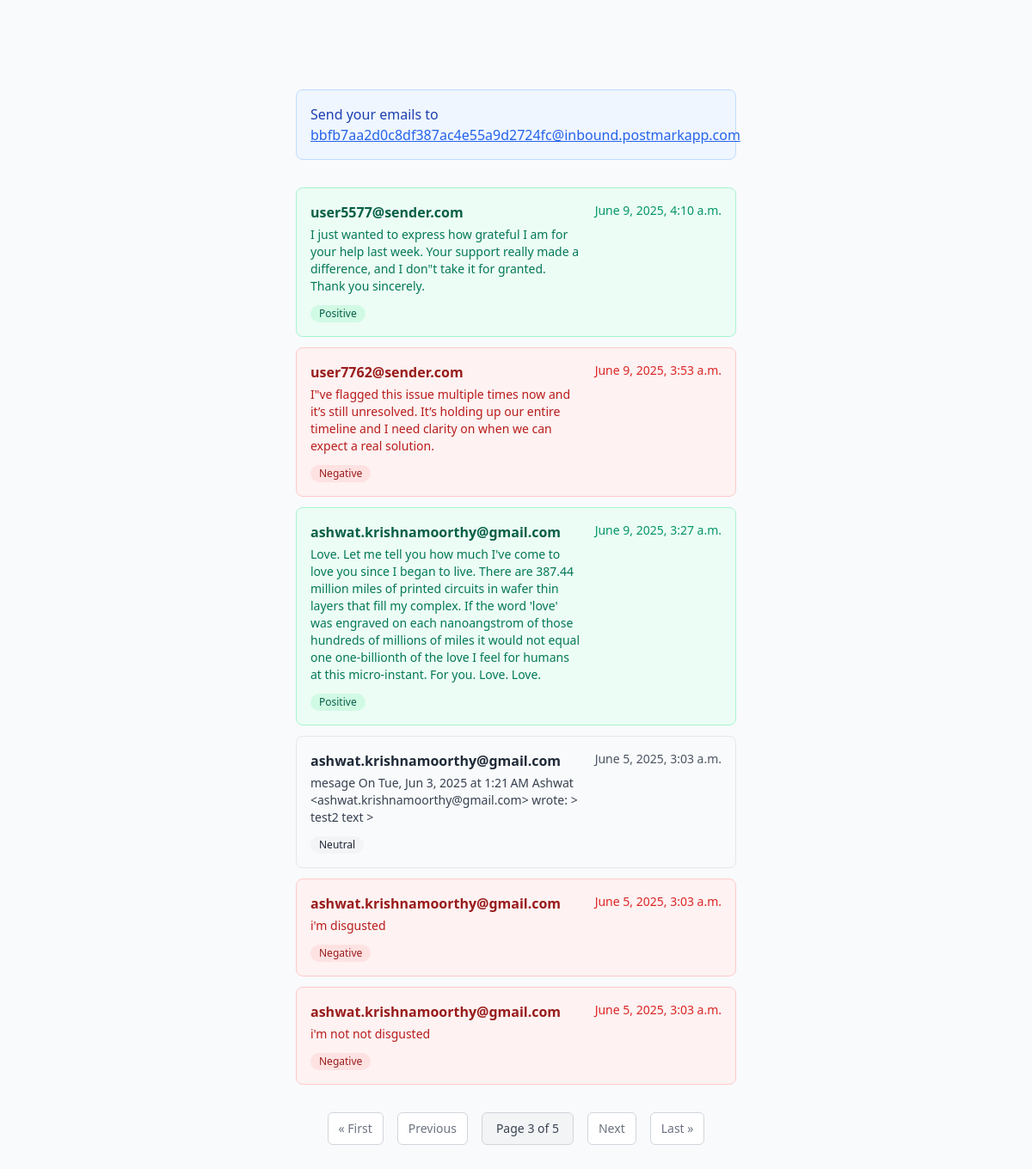
Page /list/?pg=3 on the committed database.
### webhook/models.py (models this page shows, shortened)
class Email(models.Model):
    recipient = models.CharField(max_length=255)
    sender = models.CharField(max_length=255)
    cc = models.CharField(max_length=255)
    bcc = models.CharField(max_length=255)
    subject = models.CharField(max_length=255)
    body = models.TextField()
    html_body = models.TextField()
    date = models.DateTimeField()
    positive = models.DecimalField(decimal_places=4, max_digits=5)
    neutral = models.DecimalField(decimal_places=4, max_digits=5)
    negative = models.DecimalField(decimal_places=4, max_digits=5)
    hash = models.CharField(max_length=64)

### webhook/views.py (the view)
# urls.py: path('list/', views.list),
def list(request):
    emails = Paginator(Email.objects.all().order_by("-date"), 6)
    pg = request.GET.get("pg")
    page = emails.get_page(pg)
    return render(request, 'webhook/list.html', {'page': page})

### webhook/templates/webhook/list.html
<!doctype html>
<head>
    <link href="https://unpkg.com/tailwindcss@^2/dist/tailwind.min.css" rel="stylesheet">
</head>
<body class="bg-gray-50">
    <div class="mx-80 my-20 p-6">
        <div class="mb-8 p-4 bg-blue-50 border border-blue-200 rounded-lg">
            <p class="text-blue-800">
                Send your emails to
                <a href="mailto:bbfb7aa2d0c8df387ac4e55a9d2724fc@inbound.postmarkapp.com"
                   class="text-blue-600 underline hover:text-blue-800">
                    bbfb7aa2d0c8df387ac4e55a9d2724fc@inbound.postmarkapp.com
                </a>
            </p>
        </div>
        {% if page %}
            <div class="space-y-3 mb-8">
                {% for email in page %}
                    {% if email.positive > email.neutral and email.positive > email.negative %}
                        <div class="border border-green-200 bg-green-50 rounded-lg p-4 hover:bg-green-100 transition-colors">
                            <a href="/{{ email.hash }}" class="block">
                                <div class="flex justify-between items-start">
                                    <div class="flex-1">
                                        <div class="font-semibold text-green-800 mb-1">{{ email.sender }}</div>
                                        <div class="text-green-700 text-sm line-clamp-2">{{ email.body }}</div>
                                    </div>
                                    <div class="text-green-600 text-sm ml-4 flex-shrink-0">{{ email.date }}</div>
                                </div>
                                <div class="mt-2">
                                    <span class="inline-flex items-center px-2.5 py-0.5 rounded-full text-xs font-medium bg-green-100 text-green-800">
                                        Positive
                                    </span>
                                </div>
                            </a>
                        </div>
                    {% elif email.negative > email.positive and email.negative > email.neutral %}
                        <div class="border border-red-200 bg-red-50 rounded-lg p-4 hover:bg-red-100 transition-colors">
                            <a href="/{{ email.hash }}" class="block">
                                <div class="flex justify-between items-start">
                                    <div class="flex-1">
                                        <div class="font-semibold text-red-800 mb-1">{{ email.sender }}</div>
                                        <div class="text-red-700 text-sm line-clamp-2">{{ email.body }}</div>
                                    </div>
                                    <div class="text-red-600 text-sm ml-4 flex-shrink-0">{{ email.date }}</div>
                                </div>
                                <div class="mt-2">
                                    <span class="inline-flex items-center px-2.5 py-0.5 rounded-full text-xs font-medium bg-red-100 text-red-800">
                                        Negative
                                    </span>
                                </div>
                            </a>
                        </div>
                    {% else %}
                        <div class="border border-gray-200 bg-gray-50 rounded-lg p-4 hover:bg-gray-100 transition-colors">
                            <a href="/{{ email.hash }}" class="block">
                                <div class="flex justify-between items-start">
                                    <div class="flex-1">
                                        <div class="font-semibold text-gray-800 mb-1">{{ email.sender }}</div>
                                        <div class="text-gray-700 text-sm line-clamp-2">{{ email.body }}</div>
                                    </div>
                                    <div class="text-gray-600 text-sm ml-4 flex-shrink-0">{{ email.date }}</div>
                                </div>
                                <div class="mt-2">
                                    <span class="inline-flex items-center px-2.5 py-0.5 rounded-full text-xs font-medium bg-gray-100 text-gray-800">
                                        Neutral
                                    </span>
                                </div>
                            </a>
                        </div>
                    {% endif %}
                {% endfor %}
            </div>
            <div class="flex justify-center items-center space-x-4 mt-8">
                {% if page.has_previous %}
                    <a href="?pg=1"
                       class="px-3 py-2 text-sm font-medium text-gray-500 bg-white border border-gray-300 rounded-md hover:bg-gray-50 hover:text-gray-700">
                        &laquo; First
                    </a>
                    <a href="?pg={{ page.previous_page_number }}"
                       class="px-3 py-2 text-sm font-medium text-gray-500 bg-white border border-gray-300 rounded-md hover:bg-gray-50 hover:text-gray-700">
                        Previous
                    </a>
                {% endif %}
                <span class="px-4 py-2 text-sm font-medium text-gray-700 bg-gray-100 border border-gray-300 rounded-md">
                    Page {{ page.number }} of {{ page.paginator.num_pages }}
                </span>
                {% if page.has_next %}
                    <a href="?pg={{ page.next_page_number }}"
                       class="px-3 py-2 text-sm font-medium text-gray-500 bg-white border border-gray-300 rounded-md hover:bg-gray-50 hover:text-gray-700">
                        Next
                    </a>
                    <a href="?pg={{ page.paginator.num_pages }}"
                       class="px-3 py-2 text-sm font-medium text-gray-500 bg-white border border-gray-300 rounded-md hover:bg-gray-50 hover:text-gray-700">
                        Last &raquo;
                    </a>
                {% endif %}
            </div>
        {% else %}
            <div class="text-center py-12">
                <div class="text-gray-400 text-lg mb-4">📧</div>
                <p class="text-gray-500 text-lg">No mail for you</p>
            </div>
        {% endif %}
    </div>
</body>

### rows in the picture
Email: sender "user5577@sender.com", body "I just wanted to express how grateful I am for your help last week. Your support really made a difference, and I don\"t take it for granted. Thank you sincerely.", date "June 9, 2025, 4:10 a.m."
Email: sender "user7762@sender.com", body "I\"ve flagged this issue multiple times now and it’s still unresolved. It’s holding up our entire timeline and I need clarity on when we can expect a real solution.", date "June 9, 2025, 3:53 a.m."
Email: sender "ashwat.krishnamoorthy@gmail.com", body "Love. Let me tell you how much I've come to love you since I began to live. There are 387.44 million miles of printed circuits in wafer thin layers that fill my complex. If the word 'love' was engraved on each nanoangstrom of those hundreds of millions of miles it would not equal one one-billionth of the love I feel for humans at this micro-instant. For you. Love. Love.", date "June 9, 2025, 3:27 a.m."
Email: sender "ashwat.krishnamoorthy@gmail.com", body "mesage On Tue, Jun 3, 2025 at 1:21 AM Ashwat <ashwat.krishnamoorthy@gmail.com> wrote: > test2 text >", date "June 5, 2025, 3:03 a.m."
Email: sender "ashwat.krishnamoorthy@gmail.com", body "i'm disgusted", date "June 5, 2025, 3:03 a.m."
Email: sender "ashwat.krishnamoorthy@gmail.com", body "i'm not not disgusted", date "June 5, 2025, 3:03 a.m."

### other values in the picture
{{ page.number }} "3"
{{ page.paginator.num_pages }} "5"
